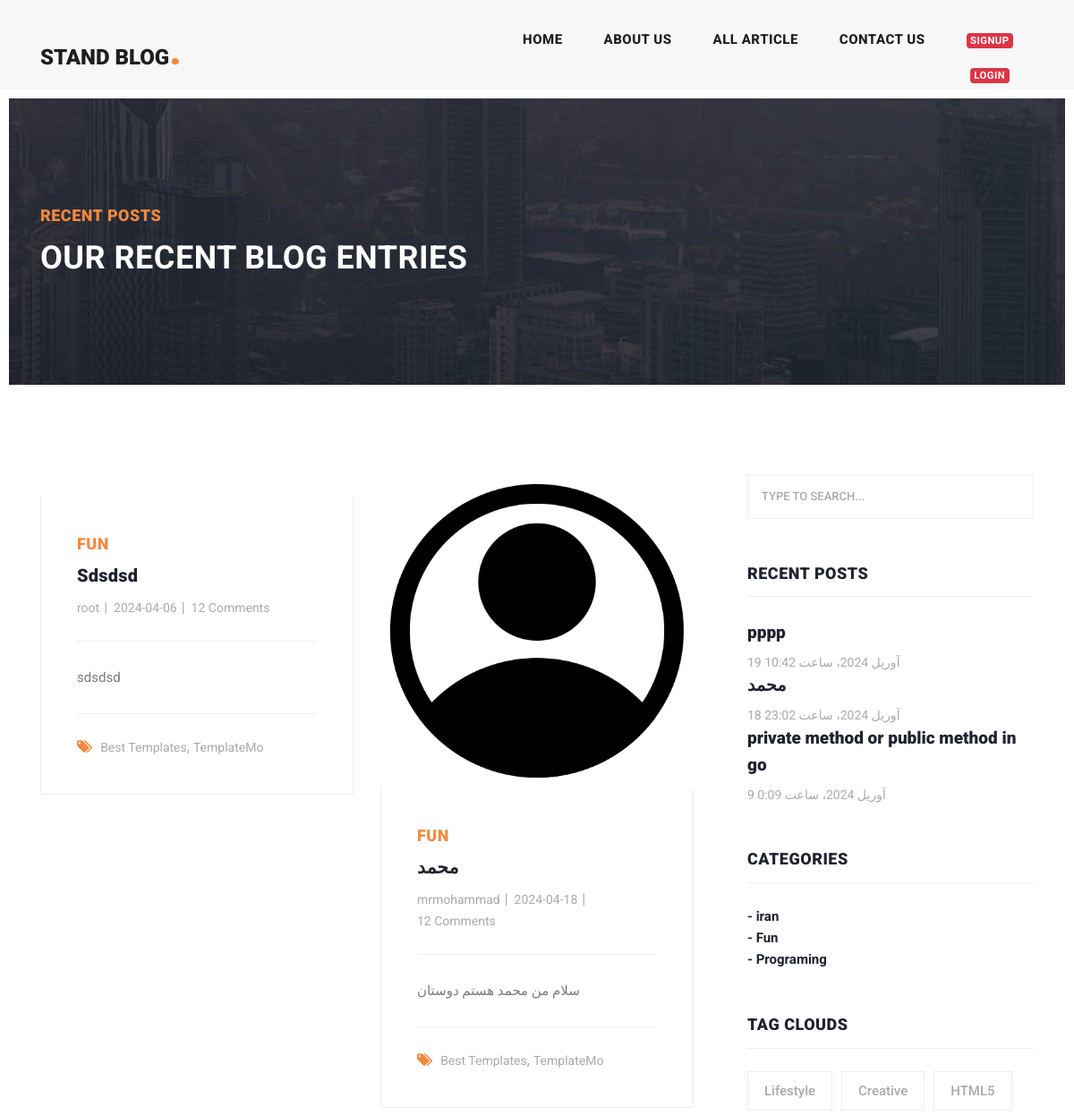
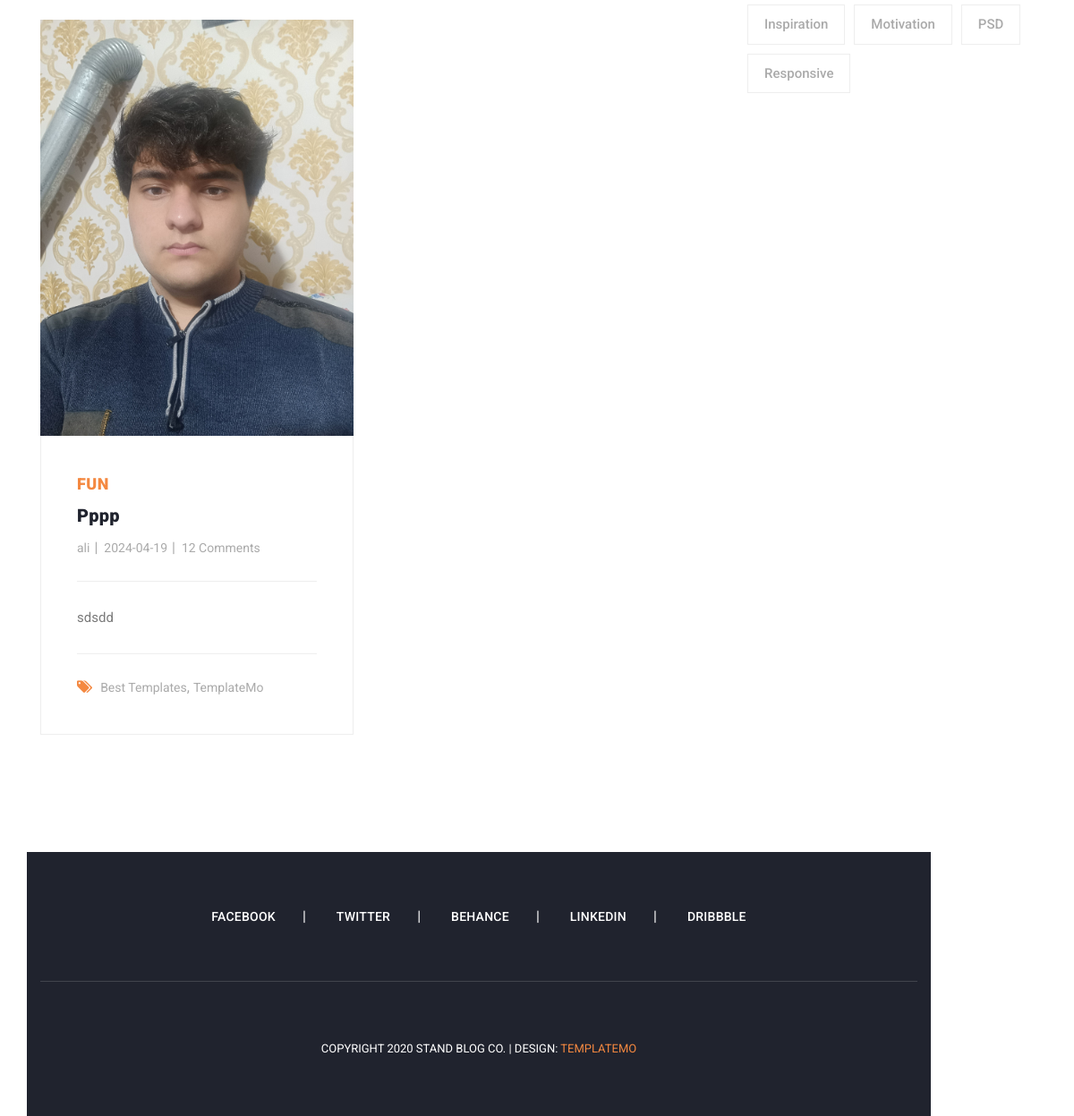
The app's page /category/2/ with its own data (2 pictures, top to bottom).
### blog/models.py (models this page shows, shortened)
class Article(models.Model):
    title = models.CharField(max_length=100)
    slug = models.SlugField(blank=True)
    text = models.TextField()
    created = models.DateTimeField(auto_now_add=True)
    updated = models.DateTimeField(auto_now=True)
    image = models.ImageField(upload_to="images/article/", blank=True, null=True)
    author = models.ForeignKey(User, on_delete=models.CASCADE, related_name="articles")
    pup_date = models.DateField()
    activiti = models.BooleanField(default=True)
    category = models.ManyToManyField("Category", related_name="articles")
    def get_absolute_url(self):
        return reverse("blog:detail", args=[self.slug])

class Category(models.Model):
    name = models.CharField(max_length=100)
    created = models.DateTimeField(auto_now_add=True)
    def __str__(self):
        return self.name

### blog/views.py (the view)
# urls.py: path("category/<int:pk>/", views.category_detail, name="category_detail"),
def category_detail(request, pk):
    category = get_object_or_404(Category, id=pk)
    articles = category.articles.all()  # به جای استفاده از article_set، از فیلد articles استفاده کنید
    return render(request, 'blog/article_list.html', {"object_list": articles})

### context_processors/context_processors.py (called while the page is built)
def recent_articles(request):
    recent_articles = models.Article.objects.all().order_by('-created', '-updated')[:3]
    return {'recent_articles': recent_articles}

def category_list(request):
    category = Category.objects.all().order_by('-created')
    return {"category": category}

### templates/blog/article_list.html (shortened to what this page needs)
{% extends 'base.html' %}
{% load static %}
{% block content %}
<div class="heading-page header-text">
    <section class="page-heading">
        <div class="container">
            <div class="row">
                <div class="col-lg-12">
                    <div class="text-content">
                        <h4>Recent Posts</h4>
                        <h2>Our Recent Blog Entries</h2>
                    </div>
                </div>
            </div>
        </div>
    </section>
</div>
<section class="blog-posts grid-system">
    <div class="container">
        <div class="row">
            <div class="col-lg-8">
                <div class="all-blog-posts">
                    <div class="row">
                        {% for article in object_list %}
                        <div class="col-lg-6">
                            <div class="blog-post">
                                <div class="blog-thumb">
                                    {% if article.image %}
                                    <img src="{{article.image.url}}" alt="">
                                    {% else %}
                                    <img src="{% static 'icons/noimg.jpg' %}" alt="">
                                    {% endif %}
                                </div>
                                <div class="down-content">
                                    <span>{{article.category.all.first}}</span>
                                    <a href="{{article.get_absolute_url}}"><h4>{{article.title}}</h4></a>
                                    <ul class="post-info">
                                        <li><a href="#">{{article.author}}</a></li>
                                        <li><a href="#">{{article.created|date:"Y-m-d"}}</a></li>
                                        <li><a href="#">12 Comments</a></li>
                                    </ul>
                                    <p>{{article.text|truncatewords:20}}</p>
                                    <div class="post-options">
                                        <div class="row">
                                            <div class="col-lg-12">
                                                <ul class="post-tags">
                                                    <li><i class="fa fa-tags"></i></li>
                                                    <li><a href="#">Best Templates</a>,</li>
                                                    <li><a href="#">TemplateMo</a></li>
                                                </ul>
                                            </div>
                                        </div>
                                    </div>
                                </div>
                            </div>
                        </div>
                        {% endfor %}
                        <div class="col-lg-12">
                        </div>
                    </div>
                </div>
            </div>
            {% include 'includes/sidebar.html' %}
            {% endblock %}

### templates/includes/sidebar.html
<div class="col-lg-4">
    <div class="sidebar">
        <div class="row">
            <div class="col-lg-12">
                <div class="sidebar-item search">
                    <form id="search_form" name="q" method="GET" action="{% url 'blog:search' %}">
                        <input type="text" name="q" class="searchText" placeholder="type to search..."
                               autocomplete="on">
                    </form>
                </div>
            </div>
            <div class="col-lg-12">
                <div class="sidebar-item recent-posts">
                    <div class="sidebar-heading">
                        <h2>Recent Posts</h2>
                    </div>
                    {% for article in recent_articles %}
                    <div class="content">
                        <ul>
                            <li><a href="{{article.get_absolute_url}}">
                                <h5>{{article.title}}</h5>
                                <span>{{article.created}}</span>
                            </a></li>
                        </ul>
                    </div>
                    {% endfor %}
                </div>
            </div>
            <div class="col-lg-12">
                <div class="sidebar-item categories">
                    <div class="sidebar-heading">
                        <h2>Categories</h2>
                    </div>
                    <div class="content">
                        {% for cat in category %}
                        <ul>
                            <li><a href="{% url 'blog:category_detail' cat.pk %}">- {{cat}}</a></li>
                        </ul>
                        {% endfor %}
                    </div>
                </div>
            </div>
            <div class="col-lg-12">
                <div class="sidebar-item tags">
                    <div class="sidebar-heading">
                        <h2>Tag Clouds</h2>
                    </div>
                    <div class="content">
                        <ul>
                            <li><a href="#">Lifestyle</a></li>
                            <li><a href="#">Creative</a></li>
                            <li><a href="#">HTML5</a></li>
                            <li><a href="#">Inspiration</a></li>
                            <li><a href="#">Motivation</a></li>
                            <li><a href="#">PSD</a></li>
                            <li><a href="#">Responsive</a></li>
                        </ul>
                    </div>
                </div>
            </div>
        </div>
    </div>
</div>

### assets/css/templatemo-stand-blog.css (style rules this page uses)
body { font-family: 'Roboto', sans-serif; overflow-x: hidden; text-rendering: optimizeLegibility; -webkit-font-smoothing: antialiased; -moz-osx-font-smoothing: grayscale; }
p { margin-bottom: 0px; font-size: 15px; font-weight: 400; color: #7a7a7a; line-height: 30px; }
a { text-decoration: none!important; }
ul { padding: 0; margin: 0; list-style: none; }
h1,h2,h3,h4,h5,h6 { margin: 0px; }
.heading-page { padding-top: 110px; }
.page-heading { margin: 0px 10px; padding: 120px 0px; text-align: left; background-position: center center; background-repeat: no-repeat; background-size: cover; background-image: url(../images/heading-bg.jpg); }
.page-heading .text-content h4 { color: #f48840; font-size: 18px; text-transform: uppercase; font-weight: 900; letter-spacing: 0.5px; margin-bottom: 15px; }
.page-heading .text-content h2 { color: #fff; font-size: 36px; font-weight: 700; text-transform: uppercase; letter-spacing: 0.5px; }
.blog-posts { margin-top: 100px; }
.blog-posts .blog-post { margin-bottom: 30px; }
.blog-posts .blog-thumb img { width: 100%; overflow: hidden; }
.blog-posts .down-content { padding: 40px; border-right: 1px solid #eee; border-left: 1px solid #eee; border-bottom: 1px solid #eee; }
.blog-posts .down-content span { font-size: 18px; text-transform: uppercase; letter-spacing: 0.5px; font-weight: 900; color: #f48840; }
.blog-posts .down-content h4 { font-size: 24px; text-transform: capitalize; letter-spacing: 0.5px; font-weight: 900; color: #20232e; margin: 10px 0px 12px 0px; }
.blog-posts .down-content ul.post-info li { display: inline-block; margin-right: 8px; }
.blog-posts .down-content ul.post-info li:after { content: '|'; color: #aaa; margin-left: 8px; }
.blog-posts .down-content h4 { font-size: 20px; letter-spacing: 0.25px; }
.grid-system .down-content ul.post-info li { margin-right: 3px; }
.grid-system .down-content ul.post-info li:after { margin-left: 5px; }
.blog-posts .down-content ul.post-info li:last-child::after { display: none; }
.blog-posts .down-content ul.post-info li a { font-size: 14px; color: #aaa; font-weight: 400; transition: all .3s; }
.blog-posts .down-content p { padding: 25px 0px; margin: 25px 0px; border-top: 1px solid #eee; border-bottom: 1px solid #eee; }
.blog-posts .down-content ul.post-tags li, .blog-posts .down-content ul.post-share li { display: inline-block; }
.blog-posts .down-content ul.post-tags li:first-child i, .blog-posts .down-content ul.post-share li:first-child i { color: #f48840; margin-right: 5px; }
.blog-posts .down-content ul.post-tags li, .blog-posts .down-content ul.post-share li { color: #aaa; }
.blog-posts .down-content ul.post-tags li a, .blog-posts .down-content ul.post-share li a { font-size: 14px; color: #aaa; font-weight: 400; transition: all .3s; }
.blog-posts .sidebar-heading h2 { font-size: 18px; text-transform: uppercase; font-weight: 900; letter-spacing: 0.5px; color: #20232e; border-bottom: 1px solid #eee; padding-bottom: 15px; margin-bottom: 25px; }
.sidebar { margin-left: 30px; }
.sidebar .sidebar-item { margin-top: 50px; }
.sidebar .search { margin-top: 0px; }
.sidebar .sidebar-heading h2 { font-size: 18px; text-transform: uppercase; font-weight: 900; letter-spacing: 0.5px; color: #20232e; border-bottom: 1px solid #eee; padding-bottom: 15px; margin-bottom: 25px; }
.sidebar .search input { width: 100%; height: 50px; border: 1px solid #eee; font-size: 13px; text-transform: uppercase; font-weight: 500; color: #7a7a7a; outline: none; padding: 0px 15px; }
.sidebar .search input::placeholder { color: #aaa; }
.sidebar .recent-posts ul li { margin-bottom: 15px; padding-bottom: 15px; border-bottom: 1px solid #eee; }
.sidebar .recent-posts ul li:last-child { margin-bottom: 0px; padding-bottom: 0px; border-bottom: none; }
.sidebar .recent-posts ul li h5 { font-size: 19px; font-weight: 900; color: #20232e; line-height: 30px; transition: all 0.3s; }
.sidebar .recent-posts ul li span { display: block; font-size: 14px; color: #aaa; margin-top: 8px; }
.sidebar .categories ul li { margin-bottom: 15px; }
.sidebar .categories ul li:last-child { margin-bottom: 0px; }
.sidebar .categories ul li a { font-size: 15px; font-weight: 700; color: #20232e; transition: all .3s; }
.sidebar .tags ul li { margin-right: 6px; display: inline-block; }
.sidebar .tags ul li { margin-bottom: 10px; }
.sidebar .tags ul li a { font-size: 15px; font-weight: 500; color: #aaa; display: inline-block; border: 1px solid #eee; padding: 10px 18px; transition: all .3s; }

### records on screen
Article: category.all.first "FUN", title "Sdsdsd", author "root", created "2024-04-06", text "sdsdsd"
Article: image (picture), category.all.first "FUN", title "محمد", author "mrmohammad", created "2024-04-18", text "سلام من محمد هستم دوستان", created "18 آوریل 2024، ساعت 23:02"
Article: image (picture), category.all.first "FUN", title "Pppp", author "ali", created "2024-04-19", text "sdsdd", title "pppp", created "19 آوریل 2024، ساعت 10:42"
Article: title "private method or public method in go", created "9 آوریل 2024، ساعت 0:09"
Category: name "iran"
Category: name "Fun"
Category: name "Programing"
